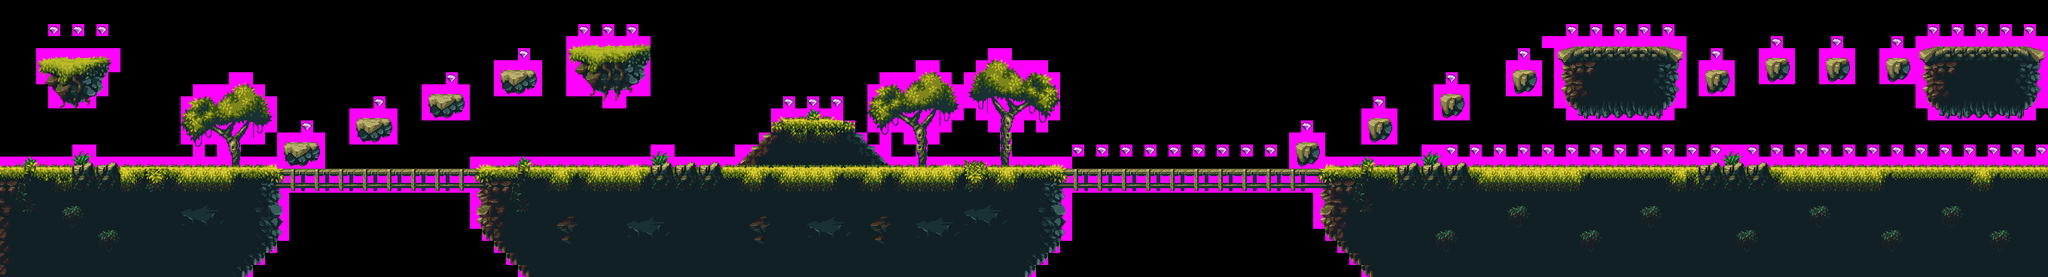

Rendered tile map (Tiled .tmx) drawn with the repository's tilesets; below, a short description and the map source with its tile grids summarised:
An orthogonal 170x23 tile map with 16x16 px tiles, 1 tile layer (Capa de Patrones 1), 2 tilesets and 9 objects.

<map version="1.0.0" orientation="orthogonal" renderorder="right-down" width="170" height="23" tilewidth="16" tileheight="16" nextobjectid="57">
 <tileset firstgid="1" source="layer_foreground.tsx" />
 <tileset firstgid="973" source="objects.tsx" />
 <layer name="Capa de Patrones 1" width="170" height="23">
  <data>[3910 cells, 1962 non-empty, 292 distinct tile ids]</data>
 </layer>
 <objectgroup name="Capa de Objetos 1">
  <object id="40" gid="973" x="928" y="224" width="32" height="32" />
  <object id="41" gid="973" x="1280" y="224" width="32" height="32" />
  <object id="42" gid="973" x="1760" y="224" width="32" height="32" />
  <object id="46" gid="973" x="704" y="224" width="32" height="32" />
  <object id="49" gid="974" x="1072" y="64" width="32" height="32" />
  <object id="53" gid="974" x="1488" y="176" width="32" height="32" />
  <object id="54" gid="973" x="2240" y="224" width="32" height="32" />
  <object id="55" gid="974" x="2400" y="64" width="32" height="32" />
  <object id="56" gid="974" x="2688" y="64" width="32" height="32" />
 </objectgroup>
</map>